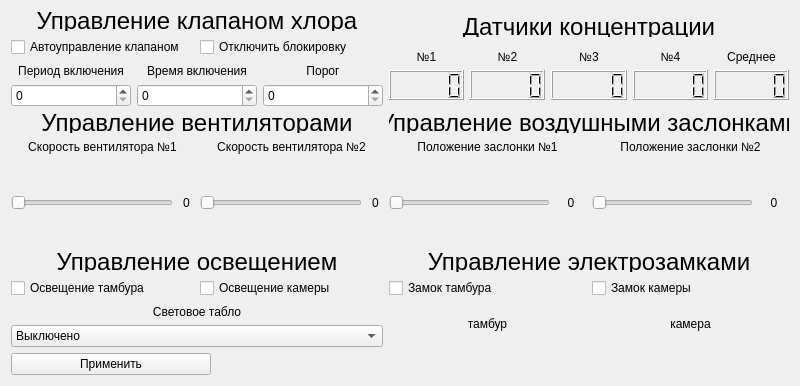
<?xml version="1.0" encoding="UTF-8"?>
<ui version="4.0">
 <class>Form</class>
 <widget class="QWidget" name="Form">
  <property name="geometry">
   <rect>
    <x>0</x>
    <y>0</y>
    <width>800</width>
    <height>386</height>
   </rect>
  </property>
  <property name="windowTitle">
   <string>Tools</string>
  </property>
  <layout class="QVBoxLayout" name="verticalLayout_21">
   <item>
    <layout class="QGridLayout" name="gridLayout">
     <item row="0" column="1">
      <layout class="QVBoxLayout" name="frame2">
       <item>
        <widget class="QLabel" name="label_5">
         <property name="minimumSize">
          <size>
           <width>200</width>
           <height>20</height>
          </size>
         </property>
         <property name="maximumSize">
          <size>
           <width>16777215</width>
           <height>20</height>
          </size>
         </property>
         <property name="font">
          <font>
           <pointsize>18</pointsize>
          </font>
         </property>
         <property name="text">
          <string>Датчики концентрации</string>
         </property>
         <property name="alignment">
          <set>Qt::AlignCenter</set>
         </property>
        </widget>
       </item>
       <item>
        <layout class="QHBoxLayout" name="horizontalLayout_4" stretch="1,1,1,1,1">
         <item>
          <layout class="QVBoxLayout" name="verticalLayout_7">
           <item>
            <widget class="QLabel" name="label_6">
             <property name="minimumSize">
              <size>
               <width>50</width>
               <height>15</height>
              </size>
             </property>
             <property name="maximumSize">
              <size>
               <width>16777215</width>
               <height>15</height>
              </size>
             </property>
             <property name="text">
              <string>№1</string>
             </property>
             <property name="alignment">
              <set>Qt::AlignCenter</set>
             </property>
            </widget>
           </item>
           <item>
            <widget class="QLCDNumber" name="lcdNumber">
             <property name="minimumSize">
              <size>
               <width>0</width>
               <height>30</height>
              </size>
             </property>
             <property name="maximumSize">
              <size>
               <width>16777215</width>
               <height>30</height>
              </size>
             </property>
            </widget>
           </item>
          </layout>
         </item>
         <item>
          <layout class="QVBoxLayout" name="verticalLayout_10">
           <item>
            <widget class="QLabel" name="label_7">
             <property name="minimumSize">
              <size>
               <width>50</width>
               <height>15</height>
              </size>
             </property>
             <property name="maximumSize">
              <size>
               <width>16777215</width>
               <height>15</height>
              </size>
             </property>
             <property name="text">
              <string>№2</string>
             </property>
             <property name="alignment">
              <set>Qt::AlignCenter</set>
             </property>
            </widget>
           </item>
           <item>
            <widget class="QLCDNumber" name="lcdNumber_2">
             <property name="minimumSize">
              <size>
               <width>0</width>
               <height>30</height>
              </size>
             </property>
             <property name="maximumSize">
              <size>
               <width>16777215</width>
               <height>30</height>
              </size>
             </property>
            </widget>
           </item>
          </layout>
         </item>
         <item>
          <layout class="QVBoxLayout" name="verticalLayout_11">
           <item>
            <widget class="QLabel" name="label_8">
             <property name="minimumSize">
              <size>
               <width>50</width>
               <height>15</height>
              </size>
             </property>
             <property name="maximumSize">
              <size>
               <width>16777215</width>
               <height>15</height>
              </size>
             </property>
             <property name="text">
              <string>№3</string>
             </property>
             <property name="alignment">
              <set>Qt::AlignCenter</set>
             </property>
            </widget>
           </item>
           <item>
            <widget class="QLCDNumber" name="lcdNumber_3">
             <property name="minimumSize">
              <size>
               <width>0</width>
               <height>30</height>
              </size>
             </property>
             <property name="maximumSize">
              <size>
               <width>16777215</width>
               <height>30</height>
              </size>
             </property>
            </widget>
           </item>
          </layout>
         </item>
         <item>
          <layout class="QVBoxLayout" name="verticalLayout_12">
           <item>
            <widget class="QLabel" name="label_9">
             <property name="minimumSize">
              <size>
               <width>50</width>
               <height>15</height>
              </size>
             </property>
             <property name="maximumSize">
              <size>
               <width>16777215</width>
               <height>15</height>
              </size>
             </property>
             <property name="text">
              <string>№4</string>
             </property>
             <property name="alignment">
              <set>Qt::AlignCenter</set>
             </property>
            </widget>
           </item>
           <item>
            <widget class="QLCDNumber" name="lcdNumber_4">
             <property name="minimumSize">
              <size>
               <width>0</width>
               <height>30</height>
              </size>
             </property>
             <property name="maximumSize">
              <size>
               <width>16777215</width>
               <height>30</height>
              </size>
             </property>
            </widget>
           </item>
          </layout>
         </item>
         <item>
          <layout class="QVBoxLayout" name="verticalLayout_9">
           <item>
            <widget class="QLabel" name="label_10">
             <property name="minimumSize">
              <size>
               <width>50</width>
               <height>15</height>
              </size>
             </property>
             <property name="maximumSize">
              <size>
               <width>16777215</width>
               <height>15</height>
              </size>
             </property>
             <property name="text">
              <string>Среднее</string>
             </property>
             <property name="alignment">
              <set>Qt::AlignCenter</set>
             </property>
            </widget>
           </item>
           <item>
            <widget class="QLCDNumber" name="lcdNumber_5">
             <property name="minimumSize">
              <size>
               <width>0</width>
               <height>30</height>
              </size>
             </property>
             <property name="maximumSize">
              <size>
               <width>16777215</width>
               <height>30</height>
              </size>
             </property>
            </widget>
           </item>
          </layout>
         </item>
        </layout>
       </item>
      </layout>
     </item>
     <item row="1" column="0">
      <layout class="QVBoxLayout" name="frame3">
       <item>
        <widget class="QLabel" name="label_14">
         <property name="minimumSize">
          <size>
           <width>200</width>
           <height>20</height>
          </size>
         </property>
         <property name="maximumSize">
          <size>
           <width>16777215</width>
           <height>20</height>
          </size>
         </property>
         <property name="font">
          <font>
           <pointsize>18</pointsize>
          </font>
         </property>
         <property name="text">
          <string>Управление вентиляторами</string>
         </property>
         <property name="alignment">
          <set>Qt::AlignCenter</set>
         </property>
        </widget>
       </item>
       <item>
        <layout class="QHBoxLayout" name="horizontalLayout_6" stretch="1,1">
         <item>
          <layout class="QVBoxLayout" name="verticalLayout_17">
           <item>
            <widget class="QLabel" name="label_15">
             <property name="minimumSize">
              <size>
               <width>100</width>
               <height>15</height>
              </size>
             </property>
             <property name="maximumSize">
              <size>
               <width>16777215</width>
               <height>15</height>
              </size>
             </property>
             <property name="text">
              <string>Скорость вентилятора №1</string>
             </property>
             <property name="alignment">
              <set>Qt::AlignCenter</set>
             </property>
            </widget>
           </item>
           <item>
            <layout class="QHBoxLayout" name="horizontalLayout_10">
             <item>
              <widget class="QSlider" name="sliderFan1">
               <property name="minimumSize">
                <size>
                 <width>0</width>
                 <height>30</height>
                </size>
               </property>
               <property name="maximumSize">
                <size>
                 <width>16777215</width>
                 <height>30</height>
                </size>
               </property>
               <property name="maximum">
                <number>3</number>
               </property>
               <property name="orientation">
                <enum>Qt::Horizontal</enum>
               </property>
              </widget>
             </item>
             <item>
              <widget class="QLabel" name="labelFanSpeed1">
               <property name="minimumSize">
                <size>
                 <width>15</width>
                 <height>0</height>
                </size>
               </property>
               <property name="maximumSize">
                <size>
                 <width>15</width>
                 <height>16777215</height>
                </size>
               </property>
               <property name="text">
                <string>0</string>
               </property>
               <property name="alignment">
                <set>Qt::AlignCenter</set>
               </property>
              </widget>
             </item>
            </layout>
           </item>
          </layout>
         </item>
         <item>
          <layout class="QVBoxLayout" name="verticalLayout_19">
           <item>
            <widget class="QLabel" name="label_16">
             <property name="minimumSize">
              <size>
               <width>100</width>
               <height>15</height>
              </size>
             </property>
             <property name="maximumSize">
              <size>
               <width>16777215</width>
               <height>15</height>
              </size>
             </property>
             <property name="text">
              <string>Скорость вентилятора №2</string>
             </property>
             <property name="alignment">
              <set>Qt::AlignCenter</set>
             </property>
            </widget>
           </item>
           <item>
            <layout class="QHBoxLayout" name="horizontalLayout_11">
             <item>
              <widget class="QSlider" name="sliderFan2">
               <property name="minimumSize">
                <size>
                 <width>0</width>
                 <height>30</height>
                </size>
               </property>
               <property name="maximumSize">
                <size>
                 <width>16777215</width>
                 <height>30</height>
                </size>
               </property>
               <property name="maximum">
                <number>3</number>
               </property>
               <property name="orientation">
                <enum>Qt::Horizontal</enum>
               </property>
              </widget>
             </item>
             <item>
              <widget class="QLabel" name="labelFanSpeed2">
               <property name="minimumSize">
                <size>
                 <width>15</width>
                 <height>0</height>
                </size>
               </property>
               <property name="maximumSize">
                <size>
                 <width>15</width>
                 <height>16777215</height>
                </size>
               </property>
               <property name="text">
                <string>0</string>
               </property>
               <property name="alignment">
                <set>Qt::AlignCenter</set>
               </property>
              </widget>
             </item>
            </layout>
           </item>
          </layout>
         </item>
        </layout>
       </item>
      </layout>
     </item>
     <item row="0" column="0">
      <layout class="QVBoxLayout" name="frame1">
       <item>
        <widget class="QLabel" name="label">
         <property name="minimumSize">
          <size>
           <width>200</width>
           <height>20</height>
          </size>
         </property>
         <property name="maximumSize">
          <size>
           <width>16777215</width>
           <height>20</height>
          </size>
         </property>
         <property name="font">
          <font>
           <pointsize>18</pointsize>
          </font>
         </property>
         <property name="text">
          <string>Управление клапаном хлора</string>
         </property>
         <property name="alignment">
          <set>Qt::AlignCenter</set>
         </property>
        </widget>
       </item>
       <item>
        <layout class="QHBoxLayout" name="horizontalLayout_3">
         <item>
          <widget class="QCheckBox" name="checkBoxAutoWork">
           <property name="text">
            <string>Автоуправление клапаном</string>
           </property>
          </widget>
         </item>
         <item>
          <widget class="QCheckBox" name="checkBoxOffLock">
           <property name="text">
            <string>Отключить блокировку</string>
           </property>
          </widget>
         </item>
        </layout>
       </item>
       <item>
        <layout class="QHBoxLayout" name="horizontalLayout" stretch="1,1,1">
         <item>
          <layout class="QVBoxLayout" name="verticalLayout_2">
           <item>
            <widget class="QLabel" name="label_2">
             <property name="minimumSize">
              <size>
               <width>120</width>
               <height>15</height>
              </size>
             </property>
             <property name="maximumSize">
              <size>
               <width>16777215</width>
               <height>15</height>
              </size>
             </property>
             <property name="text">
              <string>Период включения</string>
             </property>
             <property name="alignment">
              <set>Qt::AlignCenter</set>
             </property>
            </widget>
           </item>
           <item>
            <widget class="QSpinBox" name="spinBoxPeriod">
             <property name="maximum">
              <number>10000</number>
             </property>
            </widget>
           </item>
          </layout>
         </item>
         <item>
          <layout class="QVBoxLayout" name="verticalLayout_3">
           <item>
            <widget class="QLabel" name="label_3">
             <property name="minimumSize">
              <size>
               <width>120</width>
               <height>15</height>
              </size>
             </property>
             <property name="maximumSize">
              <size>
               <width>16777215</width>
               <height>15</height>
              </size>
             </property>
             <property name="text">
              <string>Время включения</string>
             </property>
             <property name="alignment">
              <set>Qt::AlignCenter</set>
             </property>
            </widget>
           </item>
           <item>
            <widget class="QSpinBox" name="spinBoxTime">
             <property name="maximum">
              <number>10000</number>
             </property>
            </widget>
           </item>
          </layout>
         </item>
         <item>
          <layout class="QVBoxLayout" name="verticalLayout_4">
           <item>
            <widget class="QLabel" name="label_4">
             <property name="minimumSize">
              <size>
               <width>120</width>
               <height>15</height>
              </size>
             </property>
             <property name="maximumSize">
              <size>
               <width>16777215</width>
               <height>15</height>
              </size>
             </property>
             <property name="text">
              <string>Порог</string>
             </property>
             <property name="alignment">
              <set>Qt::AlignCenter</set>
             </property>
            </widget>
           </item>
           <item>
            <widget class="QSpinBox" name="spinBoxLimit">
             <property name="maximum">
              <number>10000</number>
             </property>
            </widget>
           </item>
          </layout>
         </item>
        </layout>
       </item>
      </layout>
     </item>
     <item row="2" column="0">
      <layout class="QVBoxLayout" name="frame5">
       <item>
        <widget class="QLabel" name="label_17">
         <property name="minimumSize">
          <size>
           <width>200</width>
           <height>20</height>
          </size>
         </property>
         <property name="maximumSize">
          <size>
           <width>16777215</width>
           <height>20</height>
          </size>
         </property>
         <property name="font">
          <font>
           <pointsize>18</pointsize>
          </font>
         </property>
         <property name="text">
          <string>Управление освещением</string>
         </property>
         <property name="alignment">
          <set>Qt::AlignCenter</set>
         </property>
        </widget>
       </item>
       <item>
        <layout class="QHBoxLayout" name="horizontalLayout_7" stretch="1,1">
         <item>
          <widget class="QCheckBox" name="checkBoxTamburLight">
           <property name="text">
            <string>Освещение тамбура</string>
           </property>
          </widget>
         </item>
         <item>
          <widget class="QCheckBox" name="checkBoxRoomLight">
           <property name="text">
            <string>Освещение камеры</string>
           </property>
          </widget>
         </item>
        </layout>
       </item>
       <item>
        <widget class="QLabel" name="label_18">
         <property name="minimumSize">
          <size>
           <width>200</width>
           <height>15</height>
          </size>
         </property>
         <property name="text">
          <string>Световое табло</string>
         </property>
         <property name="alignment">
          <set>Qt::AlignCenter</set>
         </property>
        </widget>
       </item>
       <item>
        <widget class="QComboBox" name="comboBoxLight">
         <item>
          <property name="text">
           <string>Выключено</string>
          </property>
         </item>
         <item>
          <property name="text">
           <string>Включено</string>
          </property>
         </item>
         <item>
          <property name="text">
           <string>Мигание</string>
          </property>
         </item>
        </widget>
       </item>
      </layout>
     </item>
     <item row="2" column="1">
      <layout class="QVBoxLayout" name="frame6">
       <item>
        <widget class="QLabel" name="label_19">
         <property name="minimumSize">
          <size>
           <width>200</width>
           <height>20</height>
          </size>
         </property>
         <property name="maximumSize">
          <size>
           <width>16777215</width>
           <height>20</height>
          </size>
         </property>
         <property name="font">
          <font>
           <pointsize>18</pointsize>
          </font>
         </property>
         <property name="text">
          <string>Управление электрозамками</string>
         </property>
         <property name="alignment">
          <set>Qt::AlignCenter</set>
         </property>
        </widget>
       </item>
       <item>
        <layout class="QHBoxLayout" name="horizontalLayout_8" stretch="1,1">
         <item>
          <widget class="QCheckBox" name="checkBoxLockTambur">
           <property name="layoutDirection">
            <enum>Qt::LeftToRight</enum>
           </property>
           <property name="text">
            <string>Замок тамбура</string>
           </property>
           <property name="tristate">
            <bool>false</bool>
           </property>
          </widget>
         </item>
         <item>
          <widget class="QCheckBox" name="checkBoxLockRoom">
           <property name="text">
            <string>Замок камеры</string>
           </property>
          </widget>
         </item>
        </layout>
       </item>
       <item>
        <layout class="QHBoxLayout" name="horizontalLayout_9" stretch="1,1">
         <item>
          <widget class="QLabel" name="label_20">
           <property name="minimumSize">
            <size>
             <width>100</width>
             <height>20</height>
            </size>
           </property>
           <property name="maximumSize">
            <size>
             <width>16777215</width>
             <height>40</height>
            </size>
           </property>
           <property name="text">
            <string>тамбур</string>
           </property>
           <property name="alignment">
            <set>Qt::AlignCenter</set>
           </property>
          </widget>
         </item>
         <item>
          <widget class="QLabel" name="label_21">
           <property name="minimumSize">
            <size>
             <width>100</width>
             <height>20</height>
            </size>
           </property>
           <property name="maximumSize">
            <size>
             <width>16777215</width>
             <height>40</height>
            </size>
           </property>
           <property name="text">
            <string>камера</string>
           </property>
           <property name="alignment">
            <set>Qt::AlignCenter</set>
           </property>
          </widget>
         </item>
        </layout>
       </item>
      </layout>
     </item>
     <item row="1" column="1">
      <layout class="QVBoxLayout" name="frame4">
       <item>
        <widget class="QLabel" name="label_11">
         <property name="minimumSize">
          <size>
           <width>200</width>
           <height>20</height>
          </size>
         </property>
         <property name="maximumSize">
          <size>
           <width>16777215</width>
           <height>20</height>
          </size>
         </property>
         <property name="font">
          <font>
           <pointsize>18</pointsize>
          </font>
         </property>
         <property name="text">
          <string>Управление воздушными заслонками</string>
         </property>
         <property name="alignment">
          <set>Qt::AlignCenter</set>
         </property>
        </widget>
       </item>
       <item>
        <layout class="QHBoxLayout" name="horizontalLayout_5" stretch="1,1">
         <item>
          <layout class="QVBoxLayout" name="verticalLayout_14">
           <item>
            <widget class="QLabel" name="label_12">
             <property name="minimumSize">
              <size>
               <width>100</width>
               <height>15</height>
              </size>
             </property>
             <property name="maximumSize">
              <size>
               <width>16777215</width>
               <height>15</height>
              </size>
             </property>
             <property name="text">
              <string>Положение заслонки №1</string>
             </property>
             <property name="alignment">
              <set>Qt::AlignCenter</set>
             </property>
            </widget>
           </item>
           <item>
            <layout class="QHBoxLayout" name="horizontalLayout_12">
             <item>
              <widget class="QSlider" name="sliderShutter1">
               <property name="minimumSize">
                <size>
                 <width>0</width>
                 <height>30</height>
                </size>
               </property>
               <property name="maximumSize">
                <size>
                 <width>16777215</width>
                 <height>30</height>
                </size>
               </property>
               <property name="maximum">
                <number>1000</number>
               </property>
               <property name="orientation">
                <enum>Qt::Horizontal</enum>
               </property>
              </widget>
             </item>
             <item>
              <widget class="QLabel" name="labelShutterPos1">
               <property name="minimumSize">
                <size>
                 <width>30</width>
                 <height>0</height>
                </size>
               </property>
               <property name="maximumSize">
                <size>
                 <width>30</width>
                 <height>16777215</height>
                </size>
               </property>
               <property name="text">
                <string>0</string>
               </property>
               <property name="alignment">
                <set>Qt::AlignCenter</set>
               </property>
              </widget>
             </item>
            </layout>
           </item>
          </layout>
         </item>
         <item>
          <layout class="QVBoxLayout" name="verticalLayout_15">
           <item>
            <widget class="QLabel" name="label_13">
             <property name="minimumSize">
              <size>
               <width>100</width>
               <height>15</height>
              </size>
             </property>
             <property name="maximumSize">
              <size>
               <width>16777215</width>
               <height>15</height>
              </size>
             </property>
             <property name="text">
              <string>Положение заслонки №2</string>
             </property>
             <property name="alignment">
              <set>Qt::AlignCenter</set>
             </property>
            </widget>
           </item>
           <item>
            <layout class="QHBoxLayout" name="horizontalLayout_13">
             <item>
              <widget class="QSlider" name="sliderShutter2">
               <property name="minimumSize">
                <size>
                 <width>0</width>
                 <height>30</height>
                </size>
               </property>
               <property name="maximumSize">
                <size>
                 <width>16777215</width>
                 <height>30</height>
                </size>
               </property>
               <property name="maximum">
                <number>1000</number>
               </property>
               <property name="orientation">
                <enum>Qt::Horizontal</enum>
               </property>
              </widget>
             </item>
             <item>
              <widget class="QLabel" name="labelShutterPos2">
               <property name="minimumSize">
                <size>
                 <width>30</width>
                 <height>0</height>
                </size>
               </property>
               <property name="maximumSize">
                <size>
                 <width>30</width>
                 <height>16777215</height>
                </size>
               </property>
               <property name="text">
                <string>0</string>
               </property>
               <property name="alignment">
                <set>Qt::AlignCenter</set>
               </property>
              </widget>
             </item>
            </layout>
           </item>
          </layout>
         </item>
        </layout>
       </item>
      </layout>
     </item>
    </layout>
   </item>
   <item>
    <widget class="QPushButton" name="applyButton">
     <property name="maximumSize">
      <size>
       <width>200</width>
       <height>16777215</height>
      </size>
     </property>
     <property name="text">
      <string>Применить</string>
     </property>
    </widget>
   </item>
  </layout>
 </widget>
 <resources/>
 <connections/>
</ui>
